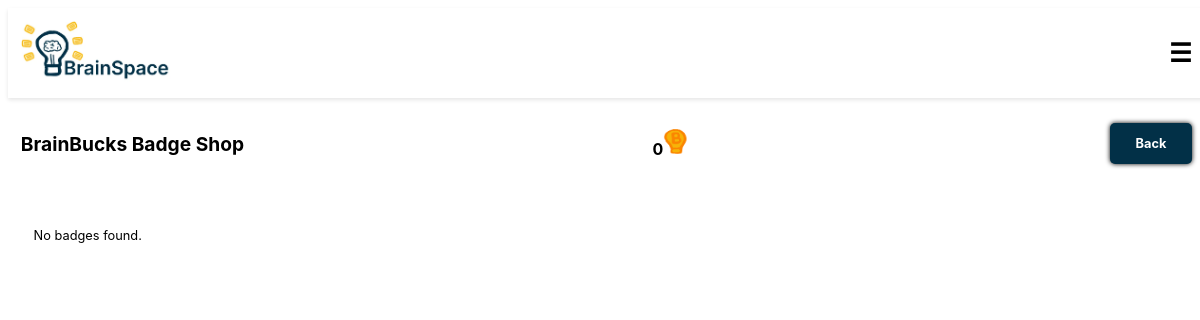
The app's page /badge_shop/ (signed in), older data.
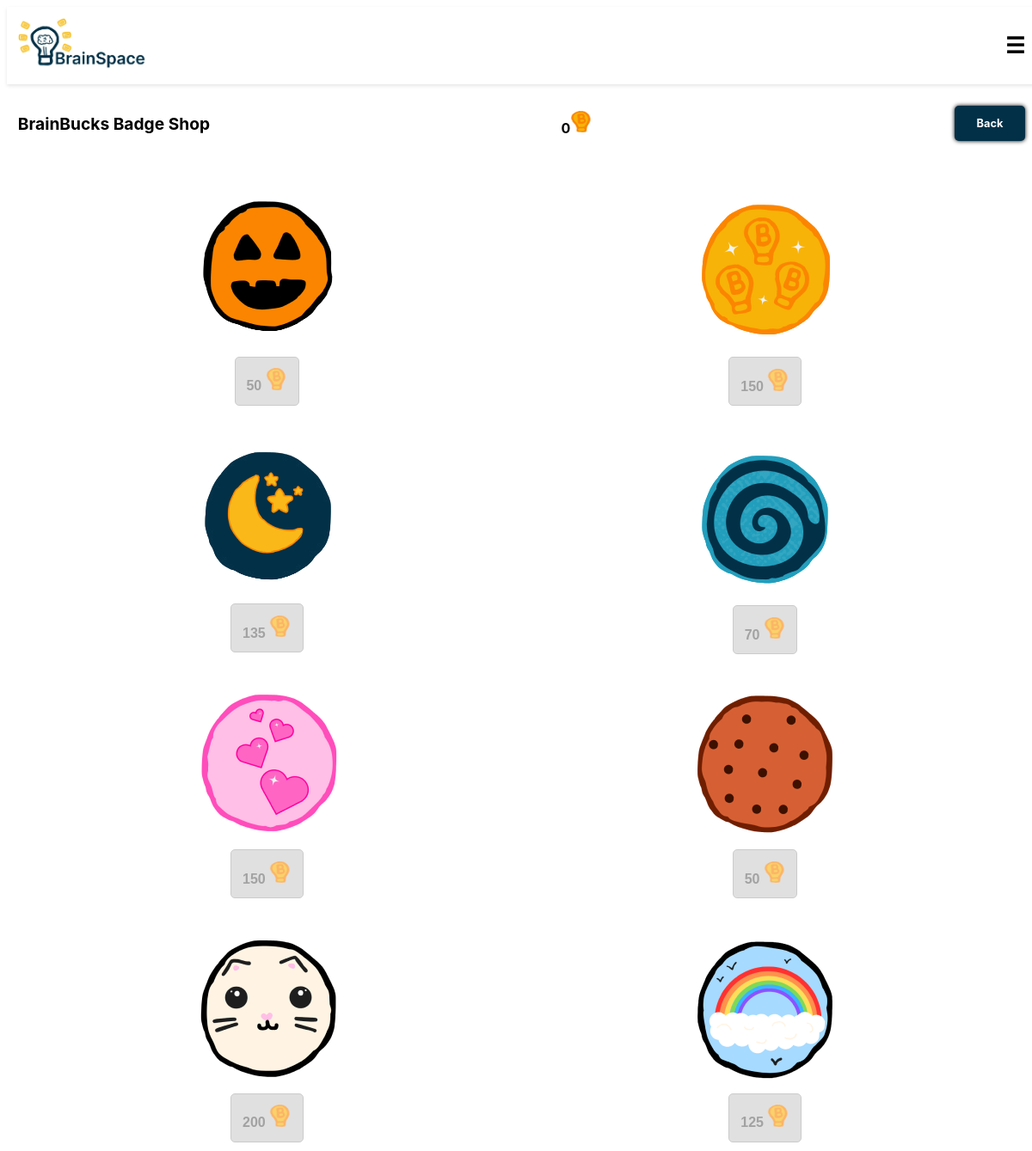
The same page, newer data.
### cards/models.py (models this page shows, shortened)
class Badge(models.Model):
    name = models.CharField(max_length=255)
    price = models.IntegerField()
    description = models.TextField()
    image = models.ImageField(upload_to='badges/', null=True, blank=True)

### cards/views.py (the view)
# urls.py: path('badge_shop/', views.badge_shop, name='badge_shop'),
def badge_shop(request):
    brainbucks = request.user.profile.brainbucks
    badges = Badge.objects.all()
    user_badges = UserBadge.objects.filter(user=request.user.profile)
    purchased_badges = Badge.objects.filter(user_badges__in=user_badges)
    return render(request, 'cards/badge_shop.html', {
        'badges': badges,
        'brainbucks': brainbucks,
        'purchased_badges': purchased_badges,
    })

### cards/templates/cards/badge_shop.html (shortened to what this page needs)
{% extends 'cards/header.html' %}
{% block content %}
{% load static %}
    <div class="flashcard-nav-header">
        <h2>BrainBucks Badge Shop</h2>
        <div class="brainbucks">{{ brainbucks }}<img src="{% static 'images/brainbuck.png' %}" alt="BrainBucks" class="brainbuck-img"></div>
        <a href = "{% url 'dashboard' %}" class="loginbtn">Back</a>
    </div>
        <div class="study-grid">
            {% for badge in badges %}
                    <div class="badge-box {% if badge in purchased_badges %}purchased{% endif %}">
                        <div class="badge-image">
                            <img src="{% static badge.image %}" alt="{{ badge.name }}">
                        </div>
                        <div class="badge-buttons">
                            <form action="{% url 'purchase_badge' badge.id %}" method="post" class="purchase-badge-form">
                                <button
                                    type="submit"
                                    class="brainbucks"
                                    tabindex="0"
                                    {% if badge.price > brainbucks or badge in purchased_badges %}disabled{% endif %}>
                                    {{ badge.price }}
                                    <img src="{% static 'images/brainbuck.png' %}" alt="BrainBucks">
                                </button>
                            </form>
                        </div>
                    </div>
                {% empty %}
                    <p>No badges found.</p>
                {% endfor %}
</div>
{% endblock %}

### cards/templates/cards/header.html (shortened to what this page needs)
<!DOCTYPE html>
<html lang="en">
<head>
    {% load static %}
    <link rel="stylesheet" href="{% static 'css/styles.css' %}">
</head>
<body>
    <header style="container-type: inline-size;">
        <div class="header-container">
            {% if user.is_authenticated %}
            <a href="{% url 'dashboard' %}">
                <img src="{% static 'images/logo.png' %}" alt="BrainSpace Logo" class="header-logo">
            </a>
            {% else %}
            <a href="{% url 'landing' %}">
                <img src="{% static 'images/logo.png' %}" alt="BrainSpace Logo" class="header-logo">
            </a>
            {% endif %}
            <button id="menu-toggle" aria-label="Menu">☰</button>
        </div>
    </header>
    <main>
        {% block content %}
        {% endblock %}
    </main>
</body>
</html>

### static/css/styles.css (style rules this page uses)
html { font-size: 80%; }
body { font-family: 'Inter', Arial, sans-serif; height: 100vh; display: flex; flex-wrap: wrap; justify-content: center; }
main { height: 100%; width: 100%; }
.header-container { display: flex; justify-content: space-between; align-items: center; width: 100%; background-color: #ffffff; color: #000000; padding: 1rem 1rem; box-shadow: 0 2px 4px rgba(0, 0, 0, 0.1); }
.header-logo { max-width: 175px; height: auto; }
header { width: 100%; }
#menu-toggle { display: none; background: none; border: none; font-size: 2rem; cursor: pointer; }
.loginbtn { display: inline-block; margin: 1rem; padding: 1rem 2rem; background-color: #023047; color: #fff; font-weight: bold; text-decoration: none; border-radius: 5px; text-align: center; box-shadow: #000000 0px 0px 5px; }
button { display: inline-block; font-weight: bold; padding: 1rem; background-color: #023047; color: #fff; border: none; cursor: pointer; border-radius: 5px; }
@media (max-width: 75rem) { .header-container { display: flex; justify-content: space-between; align-items: center; padding: 1rem; gap: 1rem; position: relative; } }
@media (max-width: 75rem) { .header-logo { max-width: 150px; } }
@media (max-width: 75rem) { #menu-toggle { display: block; color: #000000; } }
button:disabled { background-color: #ccc; color: #666; cursor: not-allowed; border: 1px solid #aaa; }
.badge-shop .header, .flashcard-nav-header { width: 100%; display: flex; align-items: center; justify-content: space-between; padding: 1rem; }
.badge-box { display: flex; flex-direction: column; align-items: center; justify-content: center; text-align: center; padding: 10px; gap: 10px; }
.badge-box .brainbucks[disabled] { cursor: not-allowed; opacity: 0.6; }
.brainbucks { font-weight: bold; font-size: medium; display: inline; gap: 10px; }
.brainbucks img { width: 2rem; height: 2rem; }
.study-grid { display: grid; grid-template-columns: repeat(2, 1fr); gap: 2rem; padding: 2rem; height: 95% }

Row changes from the older to the newer data that the page shows:
added Badge: image (picture), price "50"
added Badge: image (picture), price "150"
added Badge: image (picture), price "135"
added Badge: image (picture), price "70"
added Badge: image (picture), price "150"
added Badge: image (picture), price "50"
added Badge: image (picture), price "200"
added Badge: image (picture), price "125"
Text that changed along with them:
text no longer shown: "No badges found."
